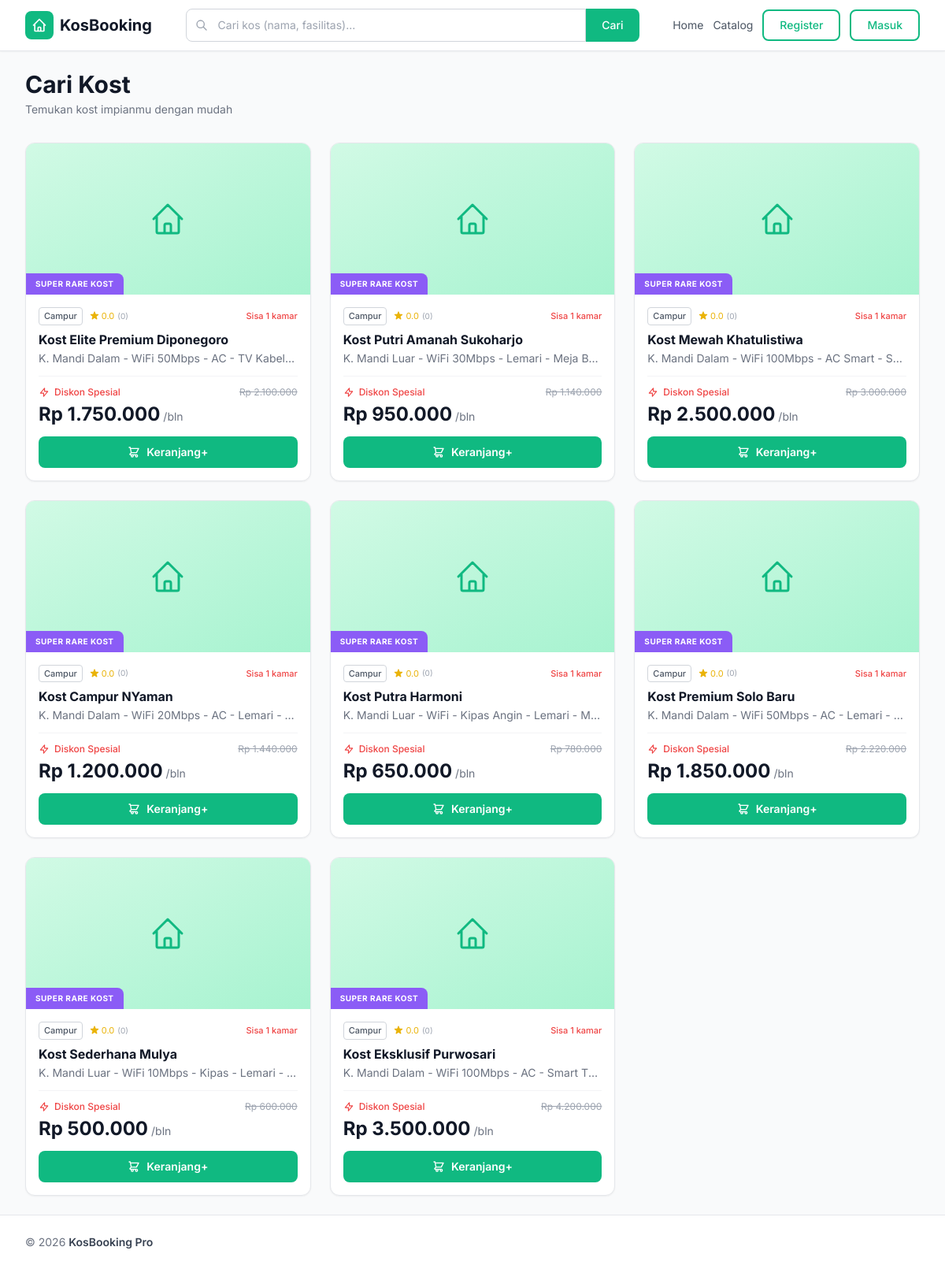
Page /?page=catalog on the earlier database version.
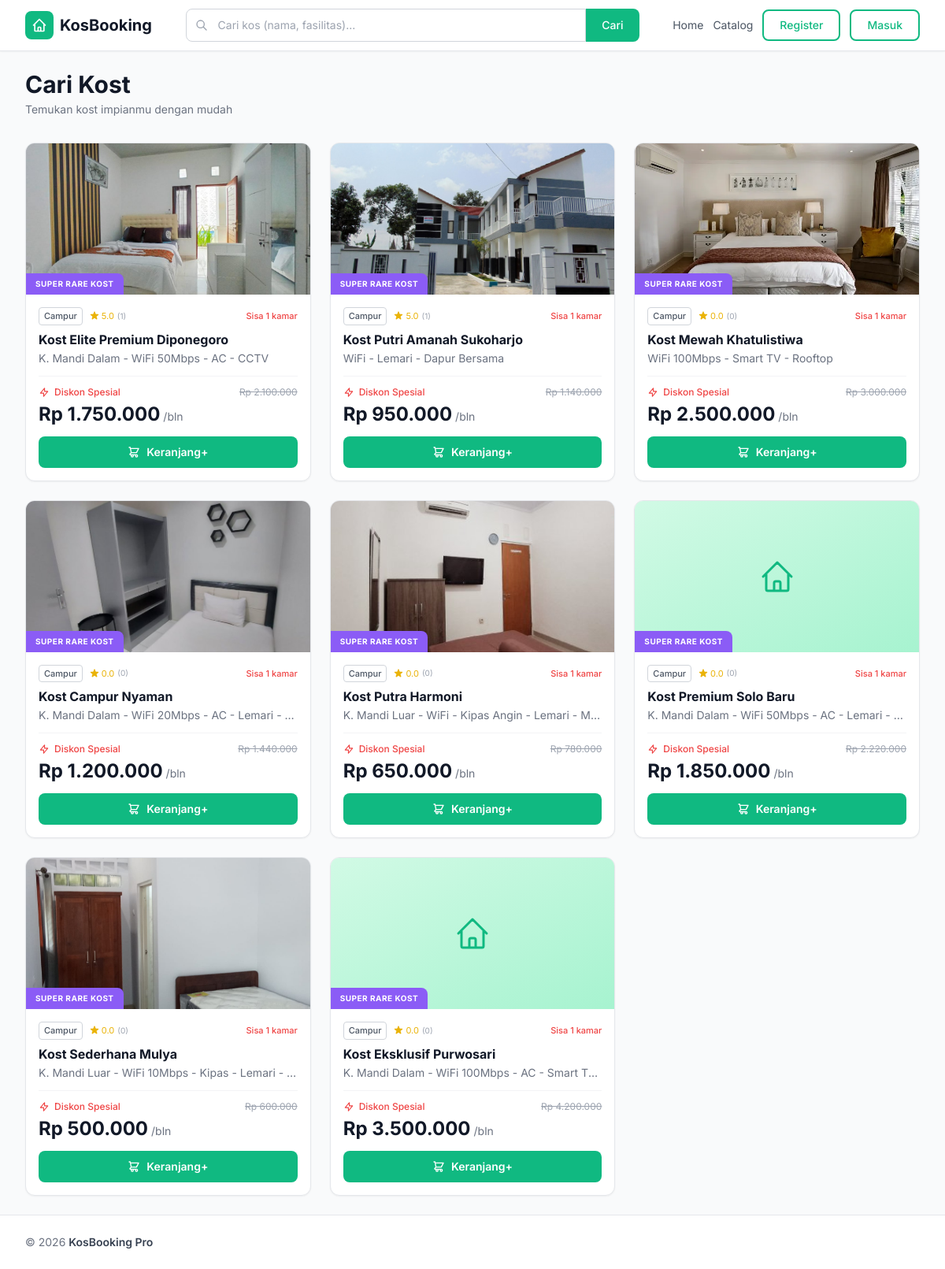
Same page on the later database version.
### tables this page shows
CREATE TABLE `rooms` (
  `id` int NOT NULL,
  `name` varchar(100) NOT NULL,
  `description` text,
  `facilities` text,
  `price_per_month` decimal(12,2) NOT NULL,
  `status` enum('Available','Maintenance') NOT NULL DEFAULT 'Available',
  `image_path` varchar(255) DEFAULT NULL,
  `created_at` timestamp NOT NULL DEFAULT CURRENT_TIMESTAMP
);

### includes/helpers.php (called while the page is built, shortened)
<?php
function formatRupiah(float $amount): string
{
    return 'Rp ' . number_format($amount, 0, ',', '.');
}
function e(?string $value): string
{
    return htmlspecialchars($value ?? '', ENT_QUOTES | ENT_SUBSTITUTE, 'UTF-8');
}

### views/catalog.php (the view, shortened to what this page needs)
<?php
$search = trim($_GET['search'] ?? '');
$sql = "SELECT r.*,
        IFNULL(AVG(rev.rating), 0) as avg_rating,
        COUNT(rev.id) as total_reviews
        FROM rooms r
        LEFT JOIN room_reviews rev ON r.id = rev.room_id
        WHERE r.status = 'Available'";
$params = [];
$sql .= " GROUP BY r.id ORDER BY r.created_at DESC";
$stmt = $pdo->prepare($sql);
$stmt->execute($params);
$rooms = $stmt->fetchAll();
?>
<div class="max-w-7xl mx-auto px-4 sm:px-6 lg:px-8 py-6">
    <div class="flex flex-col sm:flex-row sm:items-center justify-between gap-4 mb-8">
        <div>
            <h1 class="text-2xl sm:text-3xl font-bold text-gray-900">Cari Kost</h1>
            <p class="text-sm text-gray-500 mt-1">Temukan kost impianmu dengan mudah</p>
        </div>
    </div>
    <?php if (empty($rooms)): ?>
        <div class="text-center py-20">
            <svg class="w-16 h-16 text-gray-300 mx-auto mb-4" fill="none" stroke="currentColor" viewBox="0 0 24 24">
                <path stroke-linecap="round" stroke-linejoin="round" stroke-width="1.5" d="M21 21l-6-6m2-5a7 7 0 11-14 0 7 7 0 0114 0z" />
            </svg>
            <h2 class="text-xl font-semibold text-gray-600 mb-2">Kost tidak ditemukan</h2>
            <p class="text-gray-400 text-sm mb-4">
                <?= $search ? "Kost dengan kata kunci \"$search\" tidak tersedia." : 'Belum ada kost yang ditambahkan.' ?>
            </p>
            <a href="?page=catalog" class="inline-block bg-brand text-white px-6 py-2.5 rounded-lg hover:bg-emerald-600 transition text-sm font-medium">Lihat Semua Kost</a>
        </div>
    <?php else: ?>
        <div class="grid grid-cols-1 sm:grid-cols-2 lg:grid-cols-3 xl:grid-cols-4 gap-6">
            <?php foreach ($rooms as $room): ?>
                <div class="bg-white rounded-xl border border-gray-200 shadow-sm hover:shadow-lg transition-shadow duration-300 flex flex-col overflow-hidden">
                    <div class="relative h-48 bg-gray-200 overflow-hidden">
                        <?php if ($room['image_path'] && file_exists(__DIR__ . '/../' . $room['image_path'])): ?>
                            <img src="<?= e($room['image_path']) ?>" alt="<?= e($room['name']) ?>" class="w-full h-full object-cover">
                        <?php else: ?>
                            <div class="w-full h-full flex items-center justify-center bg-gradient-to-br from-brand-100 to-brand-200">
                                <svg class="w-12 h-12 text-brand" fill="none" stroke="currentColor" viewBox="0 0 24 24">
                                    <path stroke-linecap="round" stroke-linejoin="round" stroke-width="1.5" d="M3 12l2-2m0 0l7-7 7 7M5 10v10a1 1 0 001 1h3m10-11l2 2m-2-2v10a1 1 0 01-1 1h-3m-6 0a1 1 0 001-1v-4a1 1 0 011-1h2a1 1 0 011 1v4a1 1 0 001 1m-6 0h6" />
                                </svg>
                            </div>
                        <?php endif; ?>
                        <div class="absolute bottom-0 left-0 bg-kos-purple text-white text-[10px] font-bold uppercase tracking-wider px-3 py-1.5 rounded-tr-lg">SUPER RARE KOST</div>
                    </div>
                    <div class="p-4 flex flex-col flex-1">
                        <div class="flex items-center gap-2 text-[11px] mb-2">
                            <span class="border border-gray-300 text-gray-600 rounded px-1.5 py-0.5 font-medium">Campur</span>
                            <span class="text-yellow-500 flex items-center gap-0.5" title="Rating rata-rata kamar">
                                <?= number_format((float)$room['avg_rating'], 1) ?>
                                <span class="text-gray-400 text-[10px] ml-0.5">
                                    (<?= (int)$room['total_reviews'] ?>)
                                </span>
                            </span>
                            <span class="text-red-500 font-medium ml-auto">Sisa 1 kamar</span>
                        </div>
                        <h3 class="text-base font-bold text-gray-900 leading-tight mb-1 line-clamp-2"><?= e($room['name']) ?></h3>
                        <p class="text-sm text-gray-500 truncate mb-3"><?= e($room['facilities'] ?: 'Fasilitas tidak tersedia') ?></p>
                        <div class="border-t border-gray-100 pt-3 mt-auto">
                            <div class="flex items-center gap-1.5 text-xs mb-1">
                                <svg class="w-3.5 h-3.5 text-red-500" fill="none" stroke="currentColor" viewBox="0 0 24 24">
                                    <path stroke-linecap="round" stroke-linejoin="round" stroke-width="2" d="M13 10V3L4 14h7v7l9-11h-7z" />
                                </svg>
                                <span class="text-red-500 font-medium">Diskon Spesial</span>
                                <span class="text-gray-400 line-through ml-auto"><?= formatRupiah((float) $room['price_per_month'] * 1.2) ?></span>
                            </div>
                            <div class="flex items-baseline gap-1">
                                <span class="text-2xl font-bold text-gray-900"><?= formatRupiah((float) $room['price_per_month']) ?></span>
                                <span class="text-sm text-gray-500">/bln</span>
                            </div>
                        </div>
                        <form method="POST" action="" class="mt-3">
                            <button type="submit"
                                class="w-full bg-brand hover:bg-emerald-600 text-white text-center font-semibold py-2.5 rounded-lg transition text-sm flex items-center justify-center gap-2">
                                <svg class="w-4 h-4" fill="none" stroke="currentColor" viewBox="0 0 24 24">
                                    <path stroke-linecap="round" stroke-linejoin="round" stroke-width="2"
                                        d="M3 3h2l.4 2M7 13h10l4-8H5.4M7 13L5.4 5M7 13l-2.293 2.293c-.63.63-.184 1.707.707 1.707H17m0 0a2 2 0 100 4 2 2 0 000-4zm-8 0a2 2 0 110 4 2 2 0 010-4z" />
                                </svg>
                                Keranjang+
                            </button>
                        </form>
                    </div>
                </div>
            <?php endforeach; ?>
        </div>
    <?php endif; ?>
</div>

### index.php (shortened to what this page needs)
<?php
$routes = [
    'home'               => ['view' => 'home',               'auth' => false, 'admin' => false],
    'profile'            => ['view' => 'profile',            'auth' => false, 'admin' => false],
    'catalog'            => ['view' => 'catalog',            'auth' => false, 'admin' => false],
    'cart'               => ['view' => 'cart',               'auth' => false, 'admin' => false],
    'orders'             => ['view' => 'orders',             'auth' => false, 'admin' => false],
    'order_detail'       => ['view' => 'order_detail',       'auth' => false, 'admin' => false],
    'review'             => ['view' => 'review',             'auth' => false, 'admin' => false],
    'login'              => ['view' => 'login',              'auth' => false, 'admin' => false],
    'register'           => ['view' => 'register',           'auth' => false, 'admin' => false],
    'logout'             => ['action' => 'auth',             'auth' => false, 'admin' => false],
    'booking'            => ['view' => 'booking',            'auth' => true,  'admin' => false],
    'checkout'           => ['view' => 'checkout',           'auth' => true,  'admin' => false],
    'admin_dashboard'    => ['view' => 'admin_dashboard',    'auth' => true,  'admin' => true],
    'admin_process'      => ['action' => 'admin_process',    'auth' => true,  'admin' => true],
];
$page  = $_GET['page'] ?? 'home';
$route = $routes[$page] ?? null;
if (isset($route['action'])) {
    $path = __DIR__ . '/actions/' . $route['action'] . '.php';
} else {
    $path = __DIR__ . '/views/' . $route['view'] . '.php';
}
if (isset($route['action'])) {
    require $path;
} else {
    require __DIR__ . '/includes/layout.php';
    require $path;
    require __DIR__ . '/includes/footer.php';
}

### includes/layout.php (shortened to what this page needs)
<!DOCTYPE html>
<html lang="id">
<head>
    <script src="https://cdn.tailwindcss.com"></script>
</head>
<body class="bg-gray-50 min-h-screen flex flex-col font-sans antialiased">
    <nav class="sticky top-0 z-50 bg-white shadow-sm border-b border-gray-200">
        <div class="max-w-7xl mx-auto px-4 sm:px-6 lg:px-8">
            <div class="flex items-center justify-between h-16 gap-4">
                <a href="?page=home" class="flex items-center gap-2 flex-shrink-0">
                    <div class="w-9 h-9 bg-brand rounded-lg flex items-center justify-center">
                        <svg class="w-5 h-5 text-white" fill="none" stroke="currentColor" viewBox="0 0 24 24">
                            <path stroke-linecap="round" stroke-linejoin="round" stroke-width="2" d="M3 12l2-2m0 0l7-7 7 7M5 10v10a1 1 0 001 1h3m10-11l2 2m-2-2v10a1 1 0 01-1 1h-3m-6 0a1 1 0 001-1v-4a1 1 0 011-1h2a1 1 0 011 1v4a1 1 0 001 1m-6 0h6" />
                        </svg>
                    </div>
                    <span class="hidden sm:inline text-xl font-bold text-gray-900">KosBooking</span>
                </a>
                <div class="flex-1 max-w-xl mx-auto">
                    <form action="?page=catalog" method="GET" class="flex">
                        <div class="relative flex-1">
                            <svg class="absolute left-3 top-1/2 -translate-y-1/2 w-4 h-4 text-gray-400" fill="none" stroke="currentColor" viewBox="0 0 24 24">
                                <path stroke-linecap="round" stroke-linejoin="round" stroke-width="2" d="M21 21l-6-6m2-5a7 7 0 11-14 0 7 7 0 0114 0z" />
                            </svg>
                            <input type="text" name="search" value="<?= e($_GET['search'] ?? '') ?>"
                                placeholder="Cari kos (nama, fasilitas)..."
                                class="w-full pl-10 pr-4 py-2.5 border border-gray-300 rounded-l-lg focus:outline-none focus:ring-2 focus:ring-brand focus:border-brand text-sm">
                        </div>
                        <button type="submit" class="bg-brand hover:bg-emerald-600 text-white font-medium px-5 py-2.5 rounded-r-lg transition text-sm">Cari</button>
                    </form>
                </div>
                <div class="flex items-center gap-3 flex-shrink-0">
                    <a href="?page=home" class="hidden md:inline text-sm text-gray-600 hover:text-brand transition">Home</a>
                    <a href="?page=catalog" class="hidden lg:inline text-sm text-gray-600 hover:text-brand transition">Catalog</a>
                    <?php if (!empty($_SESSION['user_id'])): ?>
                        <?php
                        $name = $_SESSION['username'] ?? 'User';
                        $role = $_SESSION['role'] ?? 'user';
                        $initial = strtoupper(substr($name, 0, 1));
                        ?>
                        <div class="flex items-center gap-3">
                            <?php if ($role === 'admin'): ?>
                                <a href="?page=admin_dashboard" class="text-sm text-gray-600 hover:text-brand">
                                    Dashboard
                                </a>
                            <?php elseif ($role === 'user'): ?>
                                <a href="?page=cart" class="text-sm text-gray-600 hover:text-brand">
                                    Cart
                                </a>
                                <a href="?page=orders" class="text-sm text-gray-600 hover:text-brand">
                                    Orders
                                </a>
                            <?php endif; ?>
                            <a href="?page=logout" class="text-sm font-medium text-red-500 hover:text-red-600">
                                Logout
                            </a>
                            <a href="?page=profile">
                                <div class="w-9 h-9 rounded-full bg-brand text-white flex items-center justify-center font-bold">
                                    <?= e($initial) ?>
                                </div>
                            </a>
                            <a href="?page=profile">
                                <span class="text-sm text-gray-700 font-medium hidden sm:inline">
                                    <?= e($name) ?>
                                </span>
                            </a>
                        </div>
                    <?php else: ?>
                        <a href="?page=register" class="inline-block border-2 border-brand text-brand hover:bg-brand hover:text-white font-medium text-sm px-5 py-2 rounded-lg transition">
                            Register
                        </a>
                        <a href="?page=login" class="inline-block border-2 border-brand text-brand hover:bg-brand hover:text-white font-medium text-sm px-5 py-2 rounded-lg transition">
                            Masuk
                        </a>
                    <?php endif; ?>
                </div>
            </div>
        </div>
    </nav>
    <main class="flex-1 w-full">

### includes/footer.php
</main>
    <footer class="bg-white border-t border-gray-200 mt-auto">
        <div class="max-w-7xl mx-auto px-4 sm:px-6 lg:px-8 py-6">
            <div class="flex flex-col sm:flex-row items-center justify-between gap-3">
                <p class="text-sm text-gray-500">&copy; <?= date('Y') ?> <span class="font-semibold text-gray-700">KosBooking Pro</span></p>
            </div>
        </div>
    </footer>
</body>
</html>

### includes/layout.php (style rules this page uses)
.line-clamp-2 { display: -webkit-box; -webkit-line-clamp: 2; -webkit-box-orient: vertical; overflow: hidden; }

Differences in the rows shown:
changed rooms "Rp 1.750.000": image_path: picture added; avg_rating "0.0" → "5.0"; total_reviews "0" → "1"; facilities "K. Mandi Dalam - WiFi 50Mbps - AC - TV Kabel…" → "K. Mandi Dalam - WiFi 50Mbps - AC - CCTV"
changed rooms "Rp 950.000": image_path: picture added; avg_rating "0.0" → "5.0"; total_reviews "0" → "1"; facilities "K. Mandi Luar - WiFi 30Mbps - Lemari - Meja B…" → "WiFi - Lemari - Dapur Bersama"
changed rooms "Rp 2.500.000": image_path: picture added; facilities "K. Mandi Dalam - WiFi 100Mbps - AC Smart - S…" → "WiFi 100Mbps - Smart TV - Rooftop"
changed rooms "Rp 1.200.000": image_path: picture added; name "Kost Campur NYaman" → "Kost Campur Nyaman"
changed rooms "Rp 650.000": image_path: picture added
changed rooms "Rp 500.000": image_path: picture added
